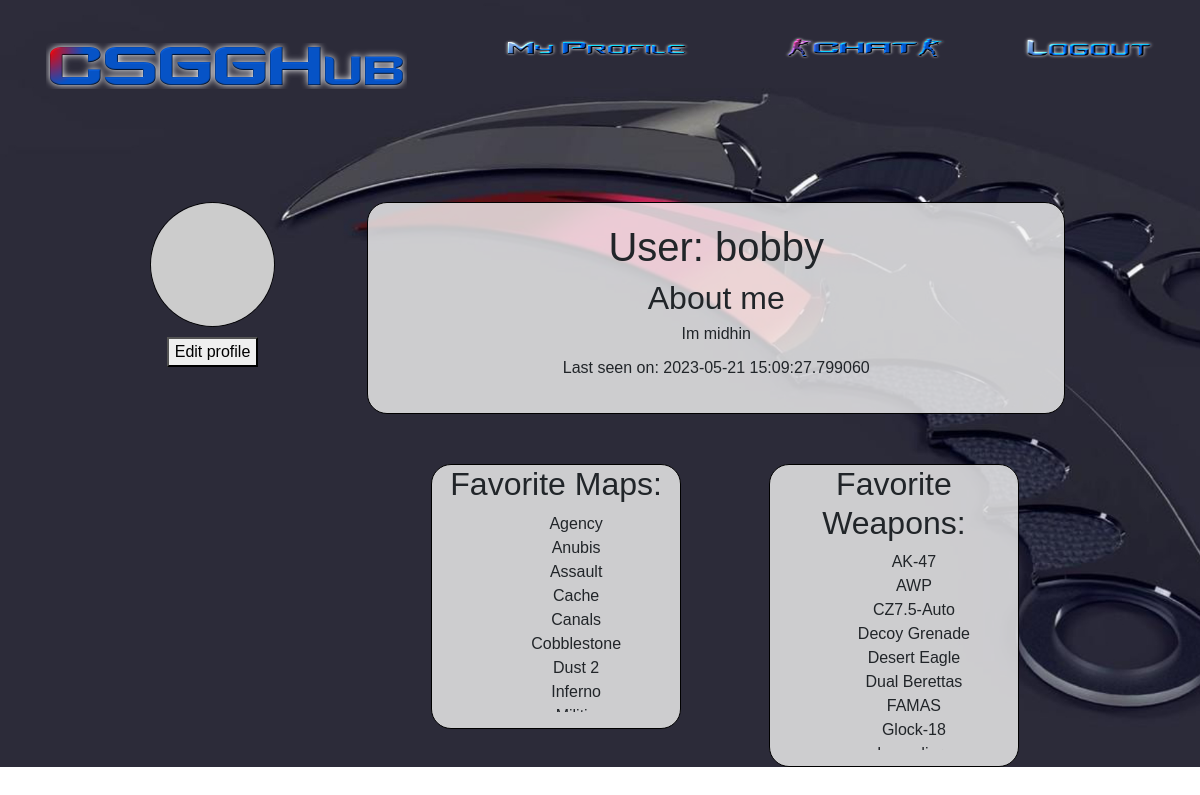
Screenshot of /profile/bobby (signed in) with the database file from the repository.
### app/models.py (models this page shows, shortened)
class User(UserMixin, db.Model):
    id = db.Column(db.Integer, primary_key=True)
    username = db.Column(db.String(64), index=True, unique=True)
    email = db.Column(db.String(120), index=True, unique=True)
    password_hash = db.Column(db.String(128))
    rank_id = db.Column(db.Integer, db.ForeignKey('rank.id'))
    private = db.Column(db.Boolean, default=False)
    chat = db.relationship('Chat', backref='author', lazy='dynamic')
    fav_weapons = db.relationship('FavWeapon', backref='user', lazy='dynamic')
    fav_maps = db.relationship('FavMap', backref='user', lazy='dynamic')
    about_me = db.Column(db.String(300))
    last_seen = db.Column(db.DateTime, default=datetime.utcnow)
    def avatar(self, size):
        digest = md5(self.email.lower().encode('utf-8')).hexdigest()
        return 'https://www.gravatar.com/avatar/{}?d=identicon&s={}'.format(
            digest, size)

class FavMap(db.Model):
    id = db.Column(db.Integer, primary_key=True)
    user_id = db.Column(db.Integer, db.ForeignKey('user.id'))
    map_id = db.Column(db.Integer, db.ForeignKey('map.id'))

class Map(db.Model):
    id = db.Column(db.Integer, primary_key=True)
    map_name = db.Column(db.String(64), unique=True)
    map_about = db.Column(db.String(500))
    users = db.relationship('FavMap', backref='map', lazy='dynamic')

class FavWeapon(db.Model):
    id = db.Column(db.Integer, primary_key=True)
    user_id = db.Column(db.Integer, db.ForeignKey('user.id'))
    weapon_id = db.Column(db.Integer, db.ForeignKey('weapon.id'))

class Weapon(db.Model):
    id = db.Column(db.Integer, primary_key=True)
    weapon_name = db.Column(db.String(64), unique=True)
    category = db.Column(db.String(64))
    description = db.Column(db.String(500))
    users = db.relationship('FavWeapon', backref='weapon', lazy='dynamic')

### app/routes.py (the view)
@app.route('/profile/<username>')
@login_required
def profile(username):
    user=User.query.filter_by(username=current_user.username).first_or_404()
    if (current_user.username !=username):
        anotherUser=User.query.filter_by(username=username).first_or_404()
        if anotherUser.private:
            flash(f"User '{username}' has set their profile to private. You have been redirected to your profile")
        else:
            return render_template("profile.html", title='My Profile', user=anotherUser)
    return render_template("profile.html", title='My Profile', user=user)

### app/models.py (called while the page is built)
@login.user_loader
def load_user(id):
    return User.query.get(int(id))

### app/routes.py (called while the page is built)
@app.before_request
def before_request():
    if current_user.is_authenticated:
        current_user.last_seen = datetime.utcnow()
        db.session.commit()

### app/templates/profile.html (shortened to what this page needs)
{% extends "base.html" %}
{% block content %}
    <div class="profileBox col-11">
        <div class="row">
            <div class="col-2">
                <img class= "profileImage" src="{{ user.avatar(128) }}" alt="profileImage">
                {% if current_user == user %}
                <p style="text-align: center;"><a href="{{ url_for('edit_profile') }}"><button>Edit profile</button></a></p>
                {% endif %}
            </div>
            <div class="profileInfo offset-1 col-9">
                <h1>User:  {{user.username }}</h1>
                <h2>About me</h2>
                {% if user.about_me %}
                    <p>{{ user.about_me }}</p>
                {% endif %}
                {% if user.last_seen %}
                    <p>Last seen on: {{ user.last_seen }}</p>
                {% endif %}
            </div>
        </div>
    </div>
    <div class="playerFavs col-10">
        <div class="gunsAndMaps offset-3 col-3">
            <h2>Favorite Maps:</h2>
            <div class="test">
            {% if user.fav_maps %}
                <ul >
                    {% for fav_map in user.fav_maps %}
                        <li>{{ fav_map.map.map_name }}</li>
                    {% endfor %}
                </ul>
            {% endif %}
            </div>
        </div>
        <div class="gunsAndMaps offset-1 col-3">
            <h2>Favorite Weapons:</h2>
            <div class="test">
                {% if user.fav_weapons %}
                <ul >
                    {% for fav_weapon in user.fav_weapons %}
                        <li>{{ fav_weapon.weapon.weapon_name }}</li>
                    {% endfor %}
                </ul>
                {% endif %}
            </div>
        </div>
    </div>
{% endblock %}

### app/static/style.css (style rules this page uses)
* { font-family: Arial, Helvetica, sans-serif; }
body { background-color: rgb(2, 0, 36); background-color: linear-gradient(90deg, rgba(2, 0, 36, 1) 0%, rgba(9, 9, 121, 1) 35%, rgba(0, 212, 255, 1) 100%); }
.profileBox { height: auto; margin: auto; padding: 0 100px; padding-top: 100px; }
.profileImage { border: solid 1px black; width: 100%; border-radius: 100%; margin-bottom: 10px; }
.profileInfo { border: solid 1px black; background-color: rgba(245, 245, 245,0.8); border-radius: 20px; padding: 20px; font: 1em arial,sans-serif; }
.profileBox>div { text-align: center; }
.playerFavs { margin: auto; padding: 0; text-align: center; }
.gunsAndMaps { background-color: rgba(245, 245, 245,0.8); border: solid 1px black; display: inline-block; vertical-align: top; border-radius: 20px; }
.test ul { max-height: 200px; overflow: auto; text-align: center; list-style: none; }

### app/templates/profile.html (style rules this page uses)
body { background: url('/static/ProfileBg.jpg'), radial-gradient(rgb(50, 22, 175) 0%, rgb(0, 0, 0) 100%); background-repeat: no-repeat; background-size:cover; }

### rows the page displays
User: username "bobby", about_me "Im midhin", last_seen "2023-05-21 15:09:27.799060"
FavMap: map.map_name "Agency"
FavMap: map.map_name "Anubis"
FavMap: map.map_name "Assault"
FavMap: map.map_name "Cache"
FavMap: map.map_name "Canals"
FavMap: map.map_name "Cobblestone"
FavMap: map.map_name "Dust 2"
FavMap: map.map_name "Inferno"
FavWeapon: weapon.weapon_name "AK-47"
FavWeapon: weapon.weapon_name "AWP"
FavWeapon: weapon.weapon_name "CZ7.5-Auto"
FavWeapon: weapon.weapon_name "Decoy Grenade"
FavWeapon: weapon.weapon_name "Desert Eagle"
FavWeapon: weapon.weapon_name "Dual Berettas"
FavWeapon: weapon.weapon_name "FAMAS"
FavWeapon: weapon.weapon_name "Glock-18"
